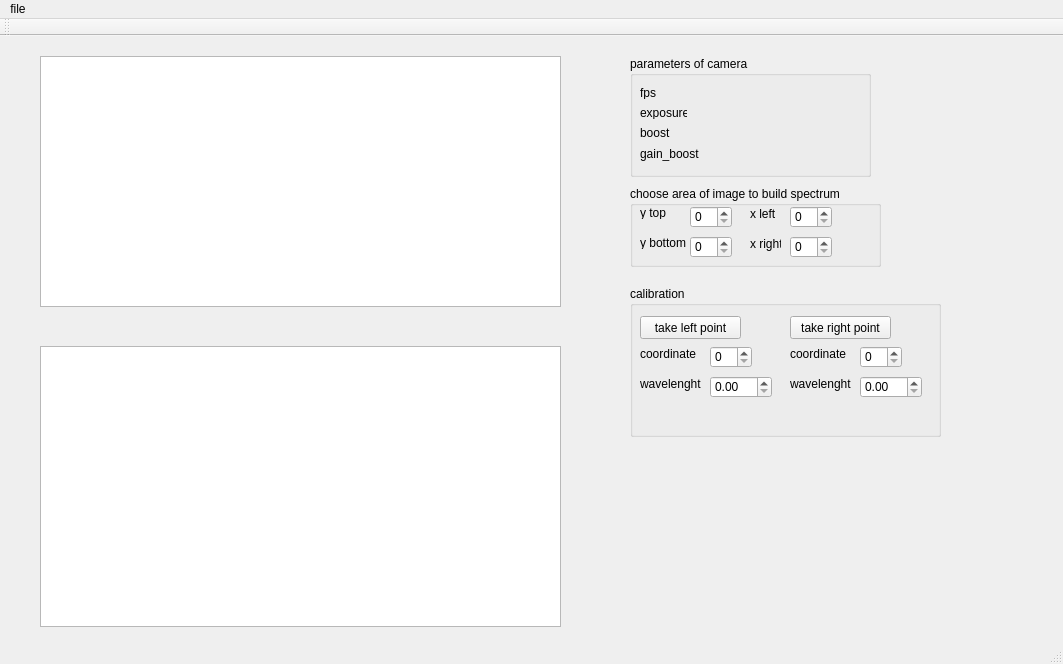
<?xml version="1.0" encoding="UTF-8"?>
<ui version="4.0">
 <class>MainWindow</class>
 <widget class="QMainWindow" name="MainWindow">
  <property name="geometry">
   <rect>
    <x>0</x>
    <y>0</y>
    <width>1063</width>
    <height>664</height>
   </rect>
  </property>
  <property name="windowTitle">
   <string>MainWindow</string>
  </property>
  <widget class="QWidget" name="centralWidget">
   <widget class="QGraphicsView" name="graphicsVideo">
    <property name="geometry">
     <rect>
      <x>40</x>
      <y>20</y>
      <width>521</width>
      <height>251</height>
     </rect>
    </property>
   </widget>
   <widget class="QGraphicsView" name="graphicsSpectrum">
    <property name="geometry">
     <rect>
      <x>40</x>
      <y>310</y>
      <width>521</width>
      <height>281</height>
     </rect>
    </property>
   </widget>
   <widget class="QGroupBox" name="groupBox">
    <property name="geometry">
     <rect>
      <x>630</x>
      <y>150</y>
      <width>251</width>
      <height>81</height>
     </rect>
    </property>
    <property name="title">
     <string>choose area of image to build spectrum</string>
    </property>
    <widget class="QSpinBox" name="spinBoxBottom">
     <property name="geometry">
      <rect>
       <x>60</x>
       <y>50</y>
       <width>42</width>
       <height>22</height>
      </rect>
     </property>
    </widget>
    <widget class="QSpinBox" name="spinBoxTop">
     <property name="geometry">
      <rect>
       <x>60</x>
       <y>20</y>
       <width>42</width>
       <height>22</height>
      </rect>
     </property>
    </widget>
    <widget class="QSpinBox" name="spinBoxLeft">
     <property name="geometry">
      <rect>
       <x>160</x>
       <y>20</y>
       <width>42</width>
       <height>22</height>
      </rect>
     </property>
    </widget>
    <widget class="QSpinBox" name="spinBoxRight">
     <property name="geometry">
      <rect>
       <x>160</x>
       <y>50</y>
       <width>42</width>
       <height>22</height>
      </rect>
     </property>
    </widget>
    <widget class="QLabel" name="label">
     <property name="geometry">
      <rect>
       <x>10</x>
       <y>20</y>
       <width>47</width>
       <height>13</height>
      </rect>
     </property>
     <property name="text">
      <string>y top</string>
     </property>
    </widget>
    <widget class="QLabel" name="label_2">
     <property name="geometry">
      <rect>
       <x>10</x>
       <y>50</y>
       <width>47</width>
       <height>13</height>
      </rect>
     </property>
     <property name="text">
      <string>y bottom</string>
     </property>
    </widget>
    <widget class="QLabel" name="label_3">
     <property name="geometry">
      <rect>
       <x>120</x>
       <y>20</y>
       <width>41</width>
       <height>16</height>
      </rect>
     </property>
     <property name="text">
      <string>x left</string>
     </property>
    </widget>
    <widget class="QLabel" name="label_4">
     <property name="geometry">
      <rect>
       <x>120</x>
       <y>50</y>
       <width>31</width>
       <height>16</height>
      </rect>
     </property>
     <property name="text">
      <string>x right</string>
     </property>
    </widget>
   </widget>
   <widget class="QGroupBox" name="groupBox_2">
    <property name="geometry">
     <rect>
      <x>630</x>
      <y>20</y>
      <width>241</width>
      <height>121</height>
     </rect>
    </property>
    <property name="title">
     <string>parameters of camera</string>
    </property>
    <widget class="QLabel" name="label_8">
     <property name="geometry">
      <rect>
       <x>10</x>
       <y>30</y>
       <width>47</width>
       <height>13</height>
      </rect>
     </property>
     <property name="text">
      <string>fps</string>
     </property>
    </widget>
    <widget class="QLabel" name="label_9">
     <property name="geometry">
      <rect>
       <x>10</x>
       <y>50</y>
       <width>47</width>
       <height>13</height>
      </rect>
     </property>
     <property name="text">
      <string>exposure</string>
     </property>
    </widget>
    <widget class="QLabel" name="label_10">
     <property name="geometry">
      <rect>
       <x>10</x>
       <y>70</y>
       <width>47</width>
       <height>13</height>
      </rect>
     </property>
     <property name="text">
      <string>boost</string>
     </property>
    </widget>
    <widget class="QLabel" name="label_11">
     <property name="geometry">
      <rect>
       <x>10</x>
       <y>90</y>
       <width>61</width>
       <height>16</height>
      </rect>
     </property>
     <property name="text">
      <string>gain_boost</string>
     </property>
    </widget>
   </widget>
   <widget class="QGroupBox" name="groupBox_3">
    <property name="geometry">
     <rect>
      <x>630</x>
      <y>250</y>
      <width>311</width>
      <height>151</height>
     </rect>
    </property>
    <property name="title">
     <string>calibration</string>
    </property>
    <widget class="QPushButton" name="pushButton">
     <property name="geometry">
      <rect>
       <x>10</x>
       <y>30</y>
       <width>101</width>
       <height>23</height>
      </rect>
     </property>
     <property name="text">
      <string>take left point</string>
     </property>
    </widget>
    <widget class="QPushButton" name="pushButton_2">
     <property name="geometry">
      <rect>
       <x>160</x>
       <y>30</y>
       <width>101</width>
       <height>23</height>
      </rect>
     </property>
     <property name="text">
      <string>take right point</string>
     </property>
    </widget>
    <widget class="QLabel" name="label_6">
     <property name="geometry">
      <rect>
       <x>10</x>
       <y>60</y>
       <width>61</width>
       <height>16</height>
      </rect>
     </property>
     <property name="text">
      <string>coordinate</string>
     </property>
    </widget>
    <widget class="QLabel" name="label_7">
     <property name="geometry">
      <rect>
       <x>160</x>
       <y>60</y>
       <width>61</width>
       <height>16</height>
      </rect>
     </property>
     <property name="text">
      <string>coordinate</string>
     </property>
    </widget>
    <widget class="QLabel" name="labelLeftPoint">
     <property name="geometry">
      <rect>
       <x>10</x>
       <y>90</y>
       <width>61</width>
       <height>16</height>
      </rect>
     </property>
     <property name="text">
      <string>wavelenght</string>
     </property>
    </widget>
    <widget class="QLabel" name="labelRightPoint">
     <property name="geometry">
      <rect>
       <x>160</x>
       <y>90</y>
       <width>61</width>
       <height>16</height>
      </rect>
     </property>
     <property name="text">
      <string>wavelenght</string>
     </property>
    </widget>
    <widget class="QSpinBox" name="spinBox_2">
     <property name="geometry">
      <rect>
       <x>80</x>
       <y>60</y>
       <width>42</width>
       <height>22</height>
      </rect>
     </property>
    </widget>
    <widget class="QSpinBox" name="spinBox_3">
     <property name="geometry">
      <rect>
       <x>230</x>
       <y>60</y>
       <width>42</width>
       <height>22</height>
      </rect>
     </property>
    </widget>
    <widget class="QDoubleSpinBox" name="doubleSpinBox">
     <property name="geometry">
      <rect>
       <x>80</x>
       <y>90</y>
       <width>62</width>
       <height>22</height>
      </rect>
     </property>
    </widget>
    <widget class="QDoubleSpinBox" name="doubleSpinBox_2">
     <property name="geometry">
      <rect>
       <x>230</x>
       <y>90</y>
       <width>62</width>
       <height>22</height>
      </rect>
     </property>
    </widget>
   </widget>
  </widget>
  <widget class="QMenuBar" name="menuBar">
   <property name="geometry">
    <rect>
     <x>0</x>
     <y>0</y>
     <width>1063</width>
     <height>21</height>
    </rect>
   </property>
   <widget class="QMenu" name="menufile">
    <property name="title">
     <string>file</string>
    </property>
   </widget>
   <addaction name="menufile"/>
  </widget>
  <widget class="QToolBar" name="mainToolBar">
   <attribute name="toolBarArea">
    <enum>TopToolBarArea</enum>
   </attribute>
   <attribute name="toolBarBreak">
    <bool>false</bool>
   </attribute>
  </widget>
  <widget class="QStatusBar" name="statusBar"/>
 </widget>
 <layoutdefault spacing="6" margin="11"/>
 <resources/>
 <connections/>
</ui>
